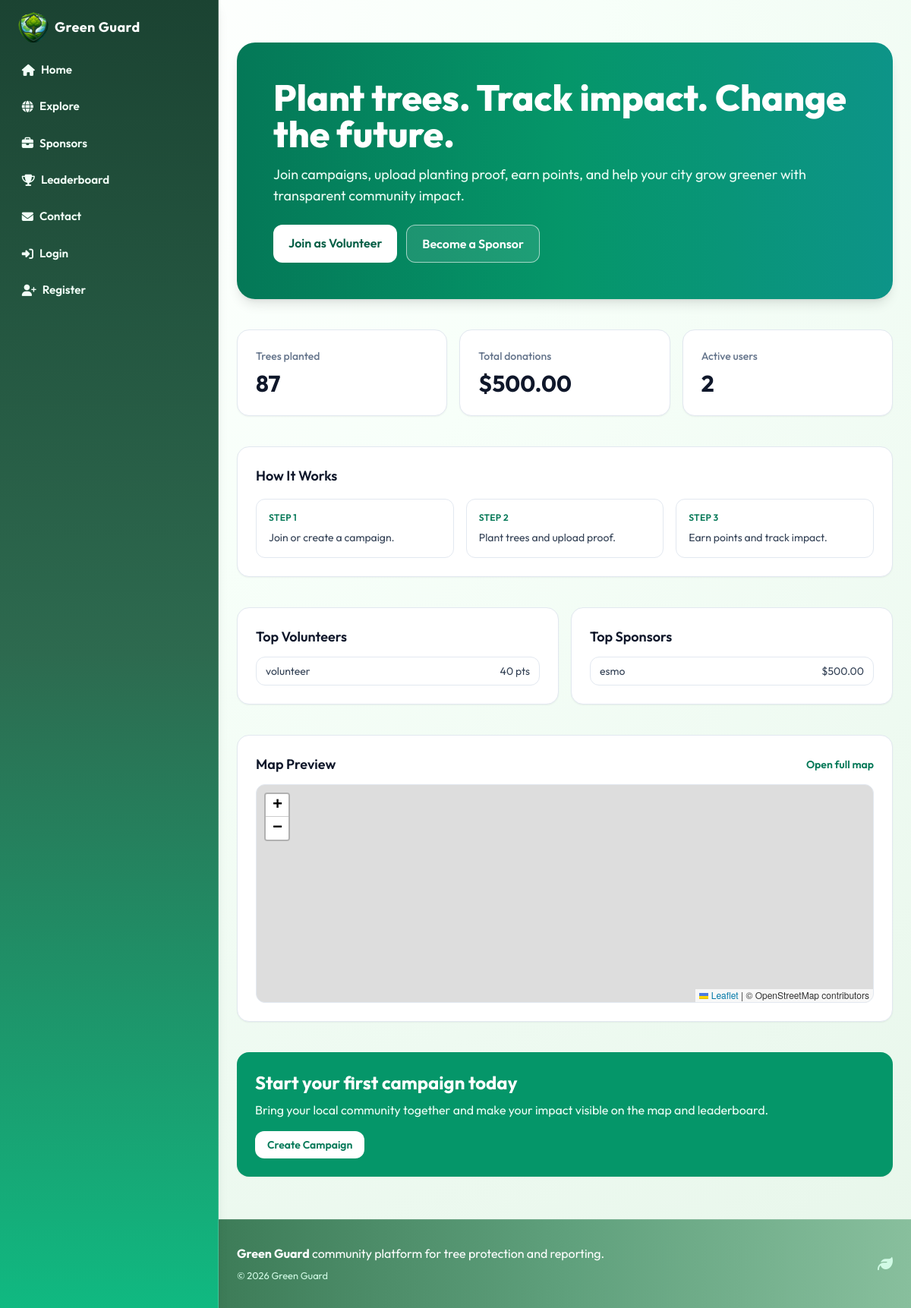
Before: / with the older database file.
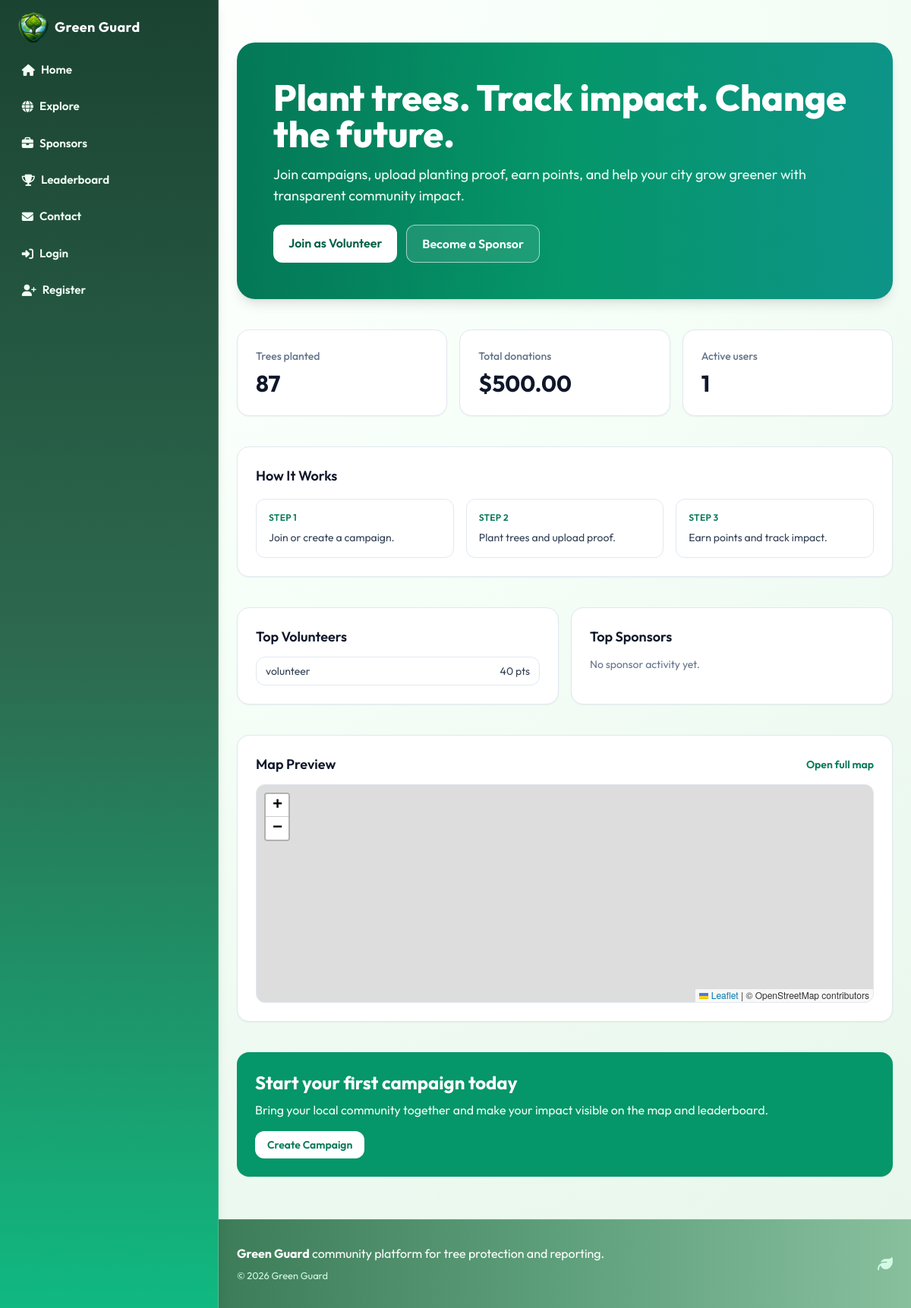
After: the same page with the newer database file.
### models.py (models this page shows)
class User(UserMixin, db.Model):
    id = db.Column(db.Integer, primary_key=True)
    username = db.Column(db.String(80), unique=True, nullable=False)
    email = db.Column(db.String(120), unique=True, nullable=False)
    password_hash = db.Column(db.String(255), nullable=False)
    role = db.Column(db.String(30), default="individual", nullable=False)
    is_admin = db.Column(db.Boolean, default=False, nullable=False)
    created_at = db.Column(
        db.DateTime, default=datetime.utcnow, nullable=False)
    tree_records = db.relationship(
        "TreeRecord", backref="user", lazy=True, cascade="all, delete-orphan"
    )
    cutting_reports = db.relationship(
        "CuttingReport", backref="user", lazy=True, cascade="all, delete-orphan"
    )
    volunteer_signups = db.relationship(
        "VolunteerCampaignSignup", backref="user", lazy=True, cascade="all, delete-orphan"
    )
    support_donations = db.relationship(
        "SupportDonation", backref="user", lazy=True, cascade="all, delete-orphan"
    )
    created_campaigns = db.relationship(
        "Campaign", backref="creator", lazy=True, foreign_keys="Campaign.creator_user_id"
    )

### routes/main.py (the view)
@main_bp.route("/")
def index():
    total_trees = TreeRecord.query.with_entities(TreeRecord.quantity).all()
    total_tree_count = sum(item.quantity for item in total_trees)
    total_reports = CuttingReport.query.count()
    total_users = User.query.filter(User.is_admin.is_(False)).count()
    total_donations = sum(float(item.amount)
                          for item in SupportDonation.query.all())
    volunteer_users = User.query.filter(
        User.is_admin.is_(False),
        User.role != "business",
    ).all()
    volunteer_rows = []
    for user in volunteer_users:
        score_data = _calculate_volunteer_score(user)
        volunteer_rows.append(
            {
                "user": user,
                "points": score_data["total_points"],
                "trees": score_data["tree_count"],
            }
        )
    volunteer_rows.sort(
        key=lambda row: (row["points"], row["trees"],
                         row["user"].username.lower()),
        reverse=True,
    )
    top_volunteers = volunteer_rows[:3]
    sponsor_rows = []
    sponsors = User.query.filter(
        User.is_admin.is_(False),
        User.role.in_(["business", "individual"]),
    ).all()
    for sponsor in sponsors:
        total_amount = sum(
            float(item.amount)
            for item in SupportDonation.query.filter_by(user_id=sponsor.id).all()
        )
        sponsor_rows.append({"user": sponsor, "total_amount": total_amount})
    sponsor_rows.sort(
        key=lambda row: (row["total_amount"], row["user"].username.lower()),
        reverse=True,
    )
    top_sponsors = sponsor_rows[:3]
    latest_trees = (
        TreeRecord.query.order_by(TreeRecord.created_at.desc())
        .limit(20)
        .all()
    )
    latest_trees_json = [
        {
            "species": tree.species,
            "quantity": tree.quantity,
            "latitude": tree.latitude,
            "longitude": tree.longitude,
            "username": tree.user.username,
        }
        for tree in latest_trees
    ]
    co2_kg = total_tree_count * 21
    co2_display = f"{co2_kg} kg"
    if co2_kg >= 1000:
        co2_display = f"{co2_kg / 1000:.2f} tonnes"
    return render_template(
        "home.html",
        total_trees=total_tree_count,
        total_reports=total_reports,
        total_users=total_users,
        total_donations=total_donations,
        co2_display=co2_display,
        top_volunteers=top_volunteers,
        top_sponsors=top_sponsors,
        latest_trees_json=latest_trees_json,
    )

### routes/main.py (called while the page is built)
def _calculate_volunteer_score(user: User) -> dict:
    trees = TreeRecord.query.filter_by(user_id=user.id).all()
    reports = CuttingReport.query.filter_by(user_id=user.id).all()
    campaigns_created = Campaign.query.filter_by(
        creator_user_id=user.id).count()
    tree_count = sum(tree.quantity or 0 for tree in trees)
    report_count = len(reports)
    tree_points = tree_count * 10
    report_points = report_count * 15
    campaign_points = campaigns_created * 30
    total_points = tree_points + report_points + campaign_points
    return {
        "tree_count": tree_count,
        "report_count": report_count,
        "campaigns_created": campaigns_created,
        "total_points": total_points,
    }

### templates/home.html (shortened to what the changed rows need)
{% extends 'base.html' %}
{% block extra_css %}
  <link rel="stylesheet" href="https://unpkg.com/leaflet@1.9.4/dist/leaflet.css" />
{% endblock %}
{% block content %}
  <section class="mx-auto mt-8 w-full max-w-6xl px-4 sm:px-6">
    <div class="rounded-3xl bg-gradient-to-r from-emerald-700 via-emerald-600 to-teal-600 p-8 shadow-lg sm:p-12">
      <h1 class="text-4xl font-extrabold leading-tight text-white sm:text-5xl">Plant trees. Track impact. Change the future.</h1>
    </div>
  </section>
  <section class="mx-auto my-10 grid w-full max-w-6xl grid-cols-1 gap-4 px-4 sm:grid-cols-3 sm:px-6">
    <article class="rounded-2xl border border-slate-200 bg-white p-6 shadow-sm">
      <h2 class="mt-2 text-3xl font-bold text-slate-900">{{ total_trees }}</h2>
    </article>
    <article class="rounded-2xl border border-slate-200 bg-white p-6 shadow-sm">
      <h2 class="mt-2 text-3xl font-bold text-slate-900">${{ '%.2f'|format(total_donations) }}</h2>
    </article>
    <article class="rounded-2xl border border-slate-200 bg-white p-6 shadow-sm">
      <p class="text-sm font-medium text-slate-500">Active users</p>
      <h2 class="mt-2 text-3xl font-bold text-slate-900">{{ total_users }}</h2>
    </article>
  </section>
  <section class="mx-auto mb-10 grid w-full max-w-6xl grid-cols-1 gap-4 px-4 sm:px-6 lg:grid-cols-2">
    <article class="rounded-2xl border border-slate-200 bg-white p-6 shadow-sm">
      <ul class="mt-3 space-y-2 text-sm text-slate-700">
        {% for row in top_sponsors %}
          <li class="flex items-center justify-between rounded-xl border border-slate-200 px-3 py-2">
            <span>{{ row.user.username }}</span>
            <span>${{ '%.2f'|format(row.total_amount) }}</span>
          </li>
        {% else %}
          <li class="text-slate-500">No sponsor activity yet.</li>
        {% endfor %}
      </ul>
    </article>
  </section>
{% endblock %}

Changed rows visible on the page:
no longer on this page (row edited): User: user.username "esmo"
Other visible differences:
{{ total_users }}: "2" → "1"
text now shown: "No sponsor activity yet."
list line gone: "$ 500.00"
